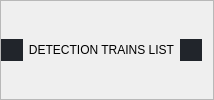
                 <widget class="QFrame" name="previous_trains_label_frame">
                  <property name="styleSheet">
                   <string notr="true"/>
                  </property>
                  <property name="frameShape">
                   <enum>QFrame::StyledPanel</enum>
                  </property>
                  <property name="frameShadow">
                   <enum>QFrame::Raised</enum>
                  </property>
                  <layout class="QHBoxLayout" name="previousTrainsListLabelFrameHorizontalLayout">
                   <property name="spacing">
                    <number>5</number>
                   </property>
                   <property name="leftMargin">
                    <number>0</number>
                   </property>
                   <property name="topMargin">
                    <number>0</number>
                   </property>
                   <property name="bottomMargin">
                    <number>0</number>
                   </property>
                   <item>
                    <widget class="QPushButton" name="switch_previous_trains_list_pushButton">
                     <property name="minimumSize">
                      <size>
                       <width>22</width>
                       <height>22</height>
                      </size>
                     </property>
                     <property name="maximumSize">
                      <size>
                       <width>22</width>
                       <height>22</height>
                      </size>
                     </property>
                     <property name="styleSheet">
                      <string notr="true">QPushButton {
	background-image: url(:/newPrefix/resources/arrow-left.png);
	background-color: rgb(33, 37, 43);
	border: none;
}

QPushButton:hover {
	background-image: url(:/newPrefix/resources/arrow-left-hover.png);
}

QPushButton:pressed {
	background-image: url(:/newPrefix/resources/arrow-left-pressed.png);
}</string>
                     </property>
                     <property name="text">
                      <string/>
                     </property>
                    </widget>
                   </item>
                   <item>
                    <widget class="QLabel" name="previous_trains_list_label">
                     <property name="maximumSize">
                      <size>
                       <width>16777215</width>
                       <height>25</height>
                      </size>
                     </property>
                     <property name="styleSheet">
                      <string notr="true">font-size: 12px;</string>
                     </property>
                     <property name="text">
                      <string>DETECTION TRAINS LIST</string>
                     </property>
                     <property name="alignment">
                      <set>Qt::AlignCenter</set>
                     </property>
                    </widget>
                   </item>
                   <item>
                    <widget class="QPushButton" name="switch_previous_trains_list_pushButton_2">
                     <property name="minimumSize">
                      <size>
                       <width>22</width>
                       <height>22</height>
                      </size>
                     </property>
                     <property name="maximumSize">
                      <size>
                       <width>22</width>
                       <height>22</height>
                      </size>
                     </property>
                     <property name="styleSheet">
                      <string notr="true">QPushButton {
	background-image: url(:/newPrefix/resources/arrow-right.png);
	background-color: rgb(33, 37, 43);
	border: none;
}

QPushButton:hover {
	background-image: url(:/newPrefix/resources/arrow-right-hover.png);
}

QPushButton:pressed {
	background-image: url(:/newPrefix/resources/arrow-right-pressed.png);
}</string>
                     </property>
                     <property name="text">
                      <string/>
                     </property>
                    </widget>
                   </item>
                  </layout>
                 </widget>
